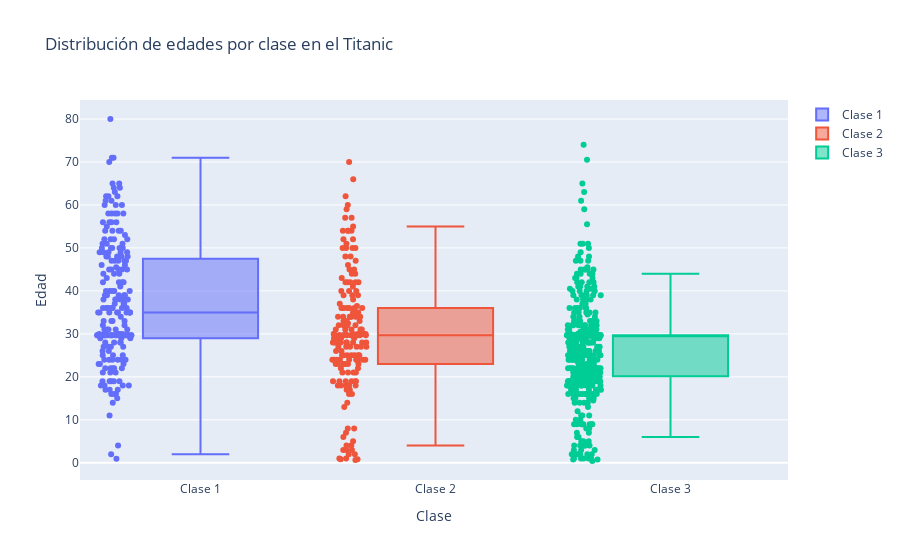

Notebook cell for this chart:
### Markdown cell above
#### ¿Cual es la distribución de edades por clase?

### Code cell
fig = go.Figure()

for pclass in sorted(df['Pclass'].unique()):
    fig.add_trace(go.Box(y=df.loc[df['Pclass'] == pclass, 'Age'], name=f'Clase {pclass}', boxpoints='all'))

fig.update_layout(title='Distribución de edades por clase en el Titanic', xaxis_title='Clase', yaxis_title='Edad')
fig.show()

### Figure 1 — Plotly figure (JSON) as saved in the notebook; plotly's stock layout.template omitted (floating-point values rounded to 4 significant figures; data arrays with more than 128 entries replaced by an {"elided": "..."} marker saying what was removed)
{"data": [{"boxpoints": "all", "name": "Clase 1", "type": "box", "y": {"elided": "216 float values"}}, {"boxpoints": "all", "name": "Clase 2", "type": "box", "y": {"elided": "184 float values"}}, {"boxpoints": "all", "name": "Clase 3", "type": "box", "y": {"elided": "491 float values"}}], "layout": {"title": {"text": "Distribución de edades por clase en el Titanic"}, "xaxis": {"title": {"text": "Clase"}}, "yaxis": {"title": {"text": "Edad"}}}}
